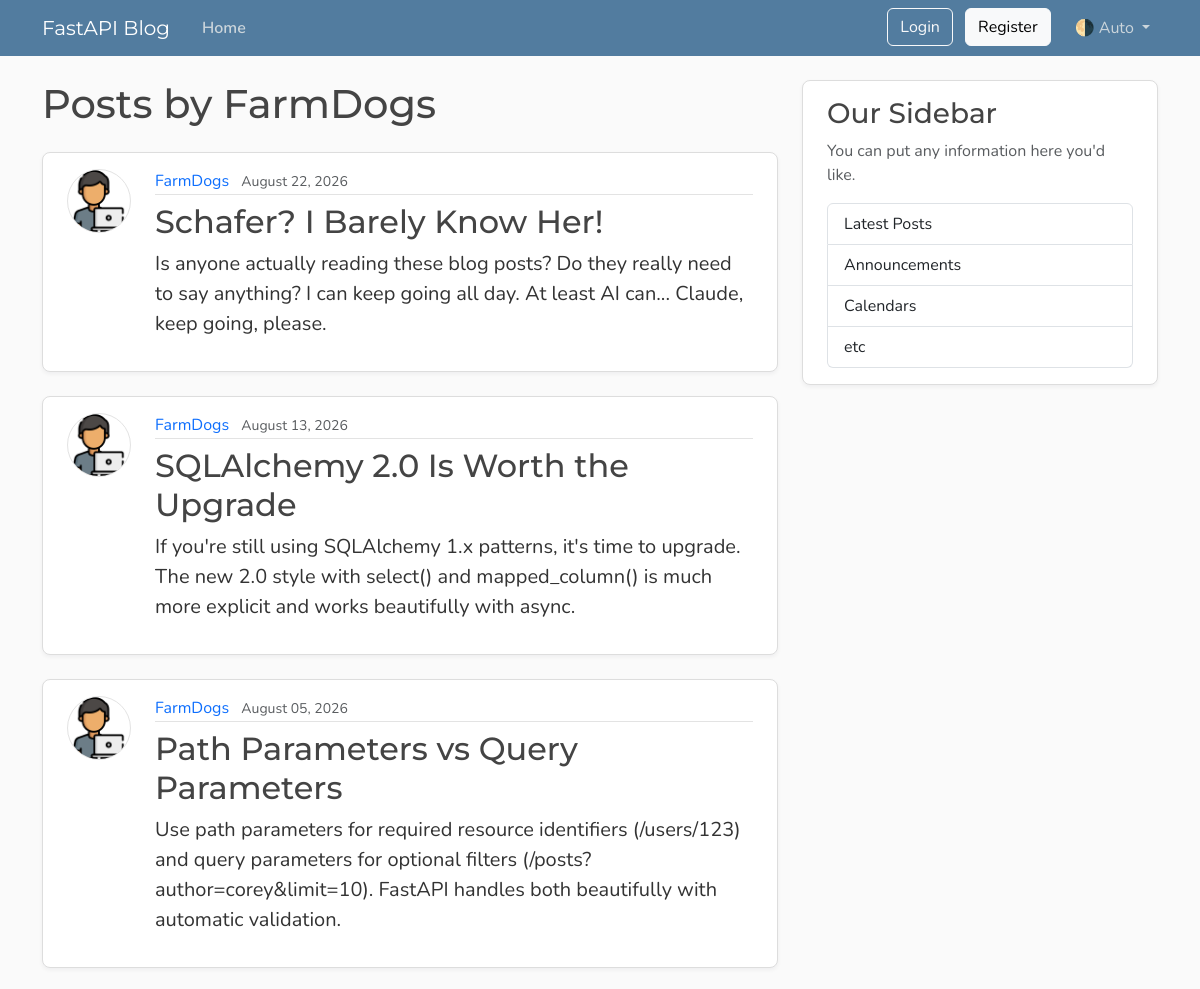
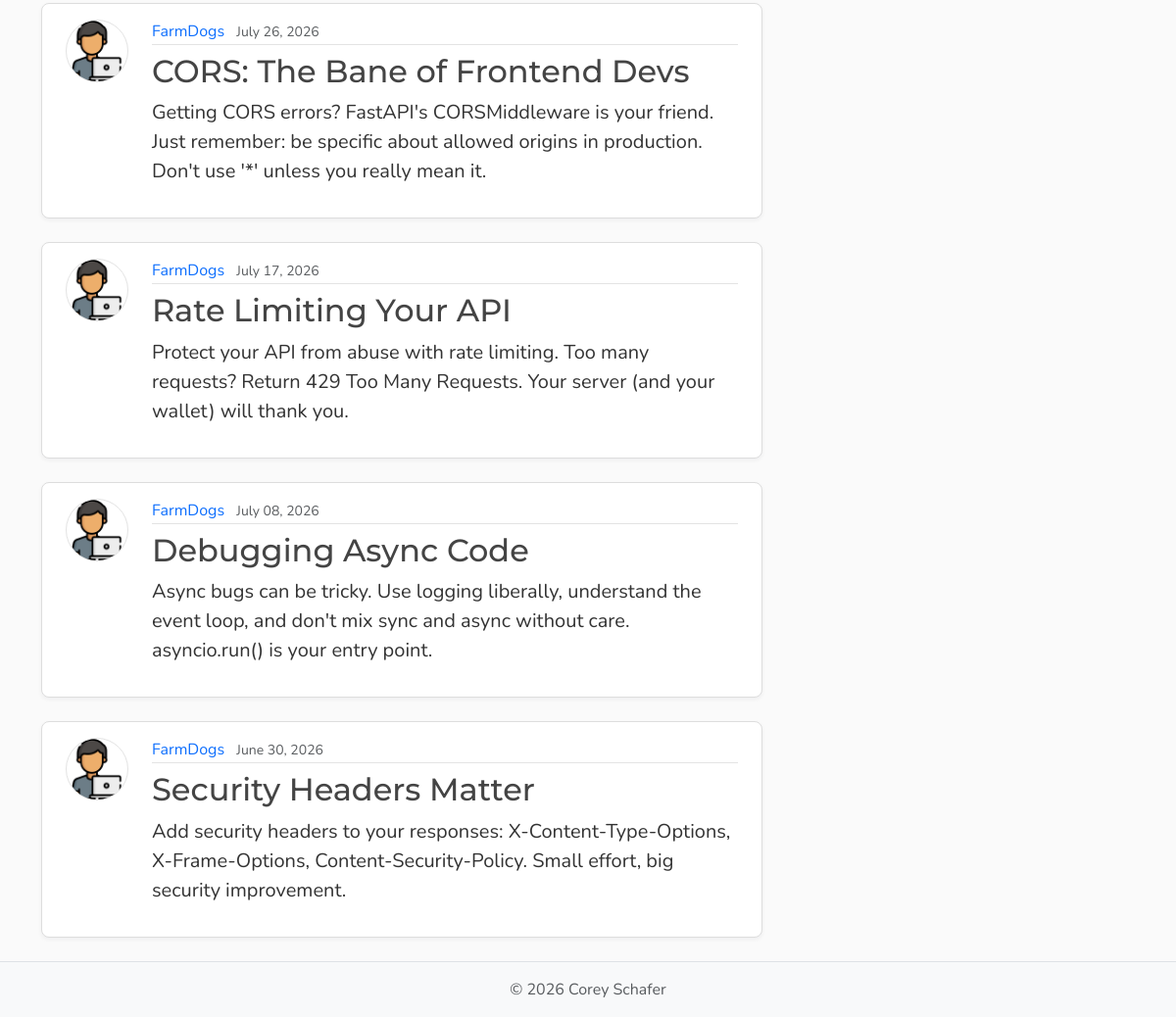
Screenshot of /users/4/posts with the database file from the repository (2 pictures, top to bottom).
### models.py (models this page shows, shortened)
class User(Base):
    __tablename__ = "users"
    id: Mapped[int] = mapped_column(Integer, primary_key=True, index=True)
    username: Mapped[str] = mapped_column(String(50), unique=True, nullable=False)
    email: Mapped[str] = mapped_column(String(120), unique=True, nullable=False)
    password_hash: Mapped[str] = mapped_column(String(200), nullable=False)
    image_file: Mapped[str | None] = mapped_column(
        String(200),
        nullable=True,
        default=None
    )
    posts: Mapped[list[Post]] = relationship(back_populates="author", cascade="all, delete-orphan")

class Post(Base):
    __tablename__ = "posts"
    id: Mapped[int] = mapped_column(Integer, primary_key=True, index=True)
    title: Mapped[str] = mapped_column(String(100), nullable=False)
    content: Mapped[str] = mapped_column(Text, nullable=False)
    user_id: Mapped[int] = mapped_column(
        ForeignKey("users.id"),
        nullable=False,
        index=True
    )
    date_posted: Mapped[datetime] = mapped_column(
        DateTime(timezone=True),
        default=lambda: datetime.now(UTC)
    )
    author: Mapped[User] = relationship(back_populates="posts")

### main.py (the view)
@app.get("/users/{user_id}/posts", include_in_schema=False, name="user_posts")
async def user_posts_page(request: Request, user_id: int, db: Annotated[AsyncSession,Depends(get_db)]):
    result = await db.execute(select(models.User).where(models.User.id == user_id))
    user = result.scalars().first()
    if not user:
        raise HTTPException(status_code=status.HTTP_404_NOT_FOUND, detail="User not found")
    result = await db.execute(select(models.Post)
                              .options(selectinload(models.Post.author))
                              .where(models.Post.user_id == user_id)
                              .order_by(models.Post.date_posted.desc()))
    posts = result.scalars().all()
    return templates.TemplateResponse(
        request,
        'user_posts.html',
        {"posts": posts, "user" : user, "title" : f"{user.username}'s Posts"}
    )

### templates/user_posts.html (shortened to what this page needs)
{% extends "layout.html" %}
{% block content %}
    <h1 class="mb-4">Posts by {{ user.username }}</h1>
    <div id="postsContainer">
        {% for post in posts %}
            <article class="content-section py-3 px-4 mb-4">
                <div class="d-flex align-items-start gap-4">
                    <img class="rounded-circle article-img flex-shrink-0"
                         src="{{ post.author.image_path }}"
                         alt="{{ post.author.username }}'s profile picture"
                         width="64"
                         height="64"
                         loading="lazy">
                    <div class="flex-grow-1">
                        <div class="article-metadata mb-2">
                            <a class="me-2"
                               href="{{ url_for('user_posts', user_id=post.author.id) }}">{{ post.author.username }}</a>
                            <small class="text-body-secondary">{{ post.date_posted.strftime("%B %d, %Y") }}</small>
                        </div>
                        <h2>
                            <a class="article-title"
                               href="{{ url_for('post_page', post_id=post.id) }}">{{ post.title }}</a>
                        </h2>
                        <p class="article-content">{{ post.content }}</p>
                    </div>
                </div>
            </article>
        {% else %}
            <p class="text-body-secondary">No posts by this user yet.</p>
        {% endfor %}
    </div>
{% endblock content %}

### static/css/main.css (style rules this page uses)
:root { --font-heading: "Montserrat", system-ui, -apple-system, BlinkMacSystemFont, sans-serif; --font-body: "Nunito", system-ui, -apple-system, BlinkMacSystemFont, sans-serif; --color-bg-body: #fafafa; --color-bg-content: #ffffff; --color-text-primary: #333333; --color-text-heading: #444444; --color-steel: #527c9f; --color-nav-link: #cbd5db; --color-nav-link-hover: #ffffff; --color-link-hover: #428bca; --color-border: #dddddd; --color-border-light: #e3e3e3; --spacing-xl: 5rem; --article-img-size: 4rem; --account-img-size: 7.813rem; }
body { font-family: var(--font-body); background: var(--color-bg-body); color: var(--color-text-primary); }
h1, h2, h3, h4, h5, h6 { font-family: var(--font-heading); color: var(--color-text-heading); }
a { text-decoration: none; }
.content-section { background: var(--color-bg-content); border: 1px solid var(--color-border); border-radius: 0.5rem; box-shadow: 0 2px 4px rgba(15, 23, 42, 0.05); transition: box-shadow 0.15s ease, transform 0.15s ease, border-color 0.15s ease; }
.article-title { color: var(--color-text-heading); transition: color 0.2s ease-in-out; }
.article-content { white-space: pre-line; font-size: 1.25rem; }
.article-img { height: var(--article-img-size); width: var(--article-img-size); flex-shrink: 0; object-fit: cover; border: 1px solid var(--color-border-light); box-shadow: 0 0 0 2px var(--color-bg-content); }
.article-metadata { padding-bottom: 0.063rem; border-bottom: 1px solid var(--color-border-light); }
.article-metadata a { transition: color 0.2s ease-in-out; }

### rows the page displays
User: username "FarmDogs"
Post: author.username "FarmDogs", date_posted "August 22, 2026", title "Schafer? I Barely Know Her!", content "Is anyone actually reading these blog posts? Do they really need to say anything? I can keep going all day. At least AI can... Claude, keep going, please."
Post: author.username "FarmDogs", date_posted "August 13, 2026", title "SQLAlchemy 2.0 Is Worth the Upgrade", content "If you're still using SQLAlchemy 1.x patterns, it's time to upgrade. The new 2.0 style with select() and mapped_column() is much more explicit and works beautifully with async."
Post: author.username "FarmDogs", date_posted "August 05, 2026", title "Path Parameters vs Query Parameters", content "Use path parameters for required resource identifiers (/users/123) and query parameters for optional filters (/posts?author=corey&limit=10). FastAPI handles both beautifully with automatic validation."
Post: author.username "FarmDogs", date_posted "July 26, 2026", title "CORS: The Bane of Frontend Devs", content "Getting CORS errors? FastAPI's CORSMiddleware is your friend. Just remember: be specific about allowed origins in production. Don't use '*' unless you really mean it."
Post: author.username "FarmDogs", date_posted "July 17, 2026", title "Rate Limiting Your API", content "Protect your API from abuse with rate limiting. Too many requests? Return 429 Too Many Requests. Your server (and your wallet) will thank you."
Post: author.username "FarmDogs", date_posted "July 08, 2026", title "Debugging Async Code", content "Async bugs can be tricky. Use logging liberally, understand the event loop, and don't mix sync and async without care. asyncio.run() is your entry point."
Post: author.username "FarmDogs", date_posted "June 30, 2026", title "Security Headers Matter", content "Add security headers to your responses: X-Content-Type-Options, X-Frame-Options, Content-Security-Policy. Small effort, big security improvement."
